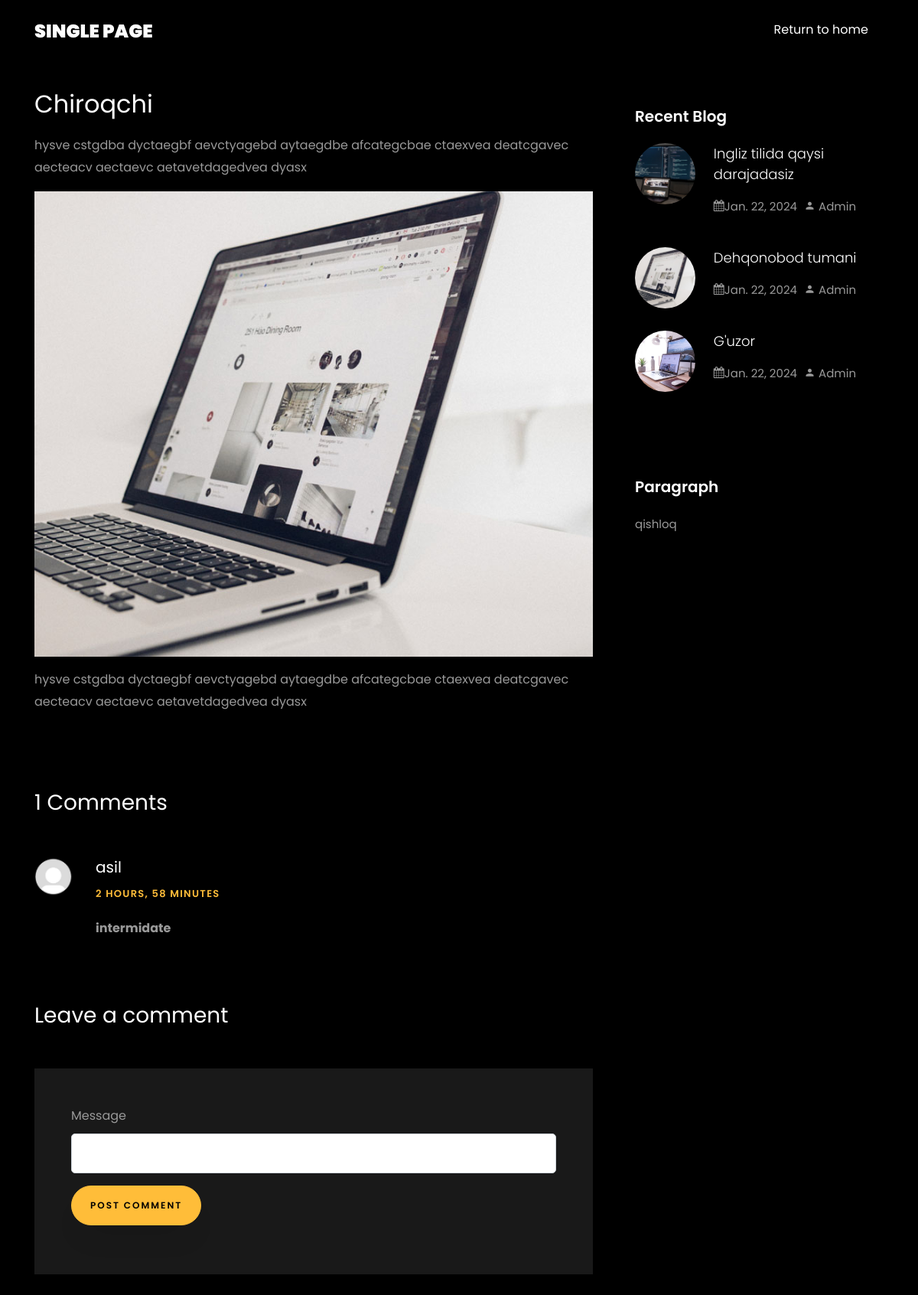
Page /single/4/ on the committed database.
### app/models.py (models this page shows, shortened)
class Post(models.Model):
    image = models.ImageField(upload_to="posts/", verbose_name="Rasm")
    title = models.CharField(max_length=155, verbose_name="Sarlavha")
    description1 = models.TextField(verbose_name="Text 1")
    description2 = models.TextField(verbose_name="Text 2")
    paragraph = models.CharField(max_length=155, verbose_name="Mavzu")
    datetime = models.DateTimeField(auto_now_add=True)

class Comment(models.Model):
    username = models.CharField(max_length=155)
    datetime = models.DateTimeField(auto_now_add=True)
    text = models.TextField()
    post = models.CharField(max_length=155)

### app/views.py (the view)
# urls.py: path('single/<int:id>/', single, name='single'),
def single(request, id):
    post = Post.objects.filter(id=id).first()
    recent = Post.objects.all()[:3]
    comment = Comment.objects.filter(post=id).order_by('-id')
    count = Comment.objects.filter(post=id).count()
    if request.method == 'POST':
        username = request.user.username
        text = request.POST.get('text')
        posts = id
        c = Comment(username=username, text=text, post=posts)
        c.save()
    context = {'post': post, 'recent_posts': recent, 'comments': comment, 'count': count}
    return render(request, 'single.html', context)

### templates/single.html (shortened to what this page needs)
{% load static %}
<!DOCTYPE html>
<html lang="en">
<head>
    <link rel="stylesheet" href="{% static 'css/open-iconic-bootstrap.min.css' %}">
    <link rel="stylesheet" href="{% static 'css/animate.css' %}">
    <link rel="stylesheet" href="{% static 'css/owl.carousel.min.css' %}">
    <link rel="stylesheet" href="{% static 'css/owl.theme.default.min.css' %}">
    <link rel="stylesheet" href="{% static 'css/magnific-popup.css' %}">
    <link rel="stylesheet" href="{% static 'css/aos.css' %}">
    <link rel="stylesheet" href="{% static 'css/ionicons.min.css' %}">
    <link rel="stylesheet" href="{% static 'css/flaticon.css' %}">
    <link rel="stylesheet" href="{% static 'css/icomoon.css' %}">
    <link rel="stylesheet" href="{% static 'css/style.css' %}">
</head>
<body data-spy="scroll" data-target=".site-navbar-target" data-offset="300">
<nav class="navbar navbar-expand-lg navbar-dark ftco_navbar ftco-navbar-light site-navbar-target" id="ftco-navbar">
    <div class="container">
        <y class="navbar-brand">Single Page</y>
        <div class="collapse navbar-collapse" id="ftco-nav">
            <ul class="navbar-nav nav ml-auto">
                <li class="nav-item"><a href="{% url 'index' %}" class="nav-link"><span>Return to home</span></a></li>
            </ul>
        </div>
    </div>
</nav>
<section class="ftco-section">
    <div class="container">
        <div class="row">
            <div class="col-lg-8 ftco-animate">
                <h2 class="mb-3">{{ post.title }}</h2>
                <p>{{ post.description1 }}</p>
                <p>
                    <img src="{{ post.image.url }}" alt="" class="img-fluid">
                </p>
                <p>{{ post.description2 }}</p>
                <div class="pt-5 mt-5">
                    <h3 class="mb-5">{{ count }} Comments</h3>
                    <ul class="comment-list">
                        {% for comment in comments %}
                        <li class="comment">
                            <div class="vcard bio">
                                <img src="{% static 'images/user2.jpeg' %}" alt="Image placeholder">
                            </div>
                            <div class="comment-body">
                                <h3>{{ comment.username }}</h3>
                                <div class="meta">{{ comment.datetime | timesince }}</div>
                                <b>{{ comment.text }}</b>
                            </div>
                        </li>
                        {% endfor %}
                    </ul>
                    <div class="comment-form-wrap pt-5">
                        <h3 class="mb-5">Leave a comment</h3>
                        <form class="p-5 bg-dark" method="post">
                            <div class="form-group">
                                <label for="name">Message</label>
                                <input type="text" class="form-control" id="text" name="text">
                            </div>
                            <div class="form-group">
                                <input type="submit" value="Post Comment" class="btn py-3 px-4 btn-primary">
                            </div>
                        </form>
                    </div>
                </div>
            </div>
            <div class="col-lg-4 sidebar ftco-animate">
                <div class="sidebar-box ftco-animate">
                    <h3 class="heading-sidebar">Recent Blog</h3>
                    {% for recent in recent_posts %}
                    <div class="block-21 mb-4 d-flex">
                        <a class="blog-img mr-4" style="background-image: url({{ recent.image.url }});"></a>
                        <div class="text">
                            <h3 class="heading"><a href="{% url 'single' recent.id %}">{{ recent.title }}</a></h3>
                            <div class="meta">
                                <div><p><span class="icon-calendar"></span>{{ recent.datetime | date }}</p></div>
                                <div><p><span class="icon-person"></span> Admin</p></div>
                            </div>
                        </div>
                    </div>
                {% endfor %}
                </div>
                <div class="sidebar-box ftco-animate">
                    <h3 class="heading-sidebar">Paragraph</h3>
                    <p>{{ post.paragraph }}</p>
                </div>
            </div>
        </div>
    </div>
</section>
</body>
</html>

### app/static/css/icomoon.css (style rules this page uses)
[class^="icon-"], [class*=" icon-"] { font-family: 'icomoon' !important; speak: none; font-style: normal; font-weight: normal; font-variant: normal; text-transform: none; line-height: 1; -webkit-font-smoothing: antialiased; -moz-osx-font-smoothing: grayscale; }
.icon-calendar:before { content: "\f073"; }
.icon-person:before { content: "\e7fd"; }

### rows in the picture
Post: title "Chiroqchi", description1 "hysve cstgdba dyctaegbf aevctyagebd aytaegdbe afcategcbae ctaexvea deatcgavec aecteacv aectaevc aetavetdagedvea dyasx", image (picture), description2 "hysve cstgdba dyctaegbf aevctyagebd aytaegdbe afcategcbae ctaexvea deatcgavec aecteacv aectaevc aetavetdagedvea dyasx", paragraph "qishloq"
Comment: username "asil", datetime "2 HOURS, 58 MINUTES", text "intermidate"
Post: image (picture), title "Ingliz tilida qaysi darajadasiz", datetime "Jan. 22, 2024"
Post: image (picture), title "Dehqonobod tumani", datetime "Jan. 22, 2024"
Post: image (picture), title "G'uzor", datetime "Jan. 22, 2024"

### other values in the picture
{{ count }} "1"
